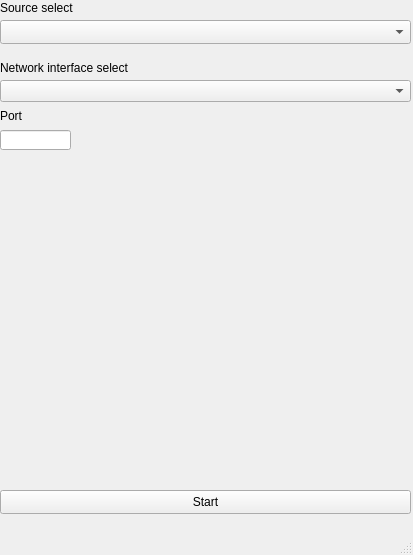
<?xml version="1.0" encoding="UTF-8"?>
<ui version="4.0">
 <class>ServerWindow</class>
 <widget class="QMainWindow" name="ServerWindow">
  <property name="geometry">
   <rect>
    <x>0</x>
    <y>0</y>
    <width>413</width>
    <height>555</height>
   </rect>
  </property>
  <property name="windowTitle">
   <string>MainWindow</string>
  </property>
  <widget class="QWidget" name="centralwidget">
   <widget class="QPushButton" name="startStopBtn">
    <property name="geometry">
     <rect>
      <x>0</x>
      <y>490</y>
      <width>411</width>
      <height>24</height>
     </rect>
    </property>
    <property name="text">
     <string>Start</string>
    </property>
   </widget>
   <widget class="QComboBox" name="audioDeviceComboBox">
    <property name="geometry">
     <rect>
      <x>0</x>
      <y>20</y>
      <width>411</width>
      <height>24</height>
     </rect>
    </property>
    <property name="sizePolicy">
     <sizepolicy hsizetype="Maximum" vsizetype="Fixed">
      <horstretch>0</horstretch>
      <verstretch>0</verstretch>
     </sizepolicy>
    </property>
   </widget>
   <widget class="QLabel" name="label">
    <property name="geometry">
     <rect>
      <x>0</x>
      <y>0</y>
      <width>81</width>
      <height>16</height>
     </rect>
    </property>
    <property name="text">
     <string>Source select</string>
    </property>
   </widget>
   <widget class="QComboBox" name="netIfcComboBox">
    <property name="geometry">
     <rect>
      <x>0</x>
      <y>80</y>
      <width>411</width>
      <height>22</height>
     </rect>
    </property>
   </widget>
   <widget class="QLabel" name="label_2">
    <property name="geometry">
     <rect>
      <x>0</x>
      <y>60</y>
      <width>161</width>
      <height>16</height>
     </rect>
    </property>
    <property name="text">
     <string>Network interface select</string>
    </property>
   </widget>
   <widget class="QLineEdit" name="portNumberInput">
    <property name="geometry">
     <rect>
      <x>0</x>
      <y>130</y>
      <width>71</width>
      <height>20</height>
     </rect>
    </property>
   </widget>
   <widget class="QLabel" name="label_3">
    <property name="geometry">
     <rect>
      <x>0</x>
      <y>110</y>
      <width>37</width>
      <height>12</height>
     </rect>
    </property>
    <property name="text">
     <string>Port</string>
    </property>
   </widget>
  </widget>
  <widget class="QMenuBar" name="menubar">
   <property name="geometry">
    <rect>
     <x>0</x>
     <y>0</y>
     <width>413</width>
     <height>17</height>
    </rect>
   </property>
  </widget>
  <widget class="QStatusBar" name="statusbar"/>
 </widget>
 <resources/>
 <connections/>
</ui>
